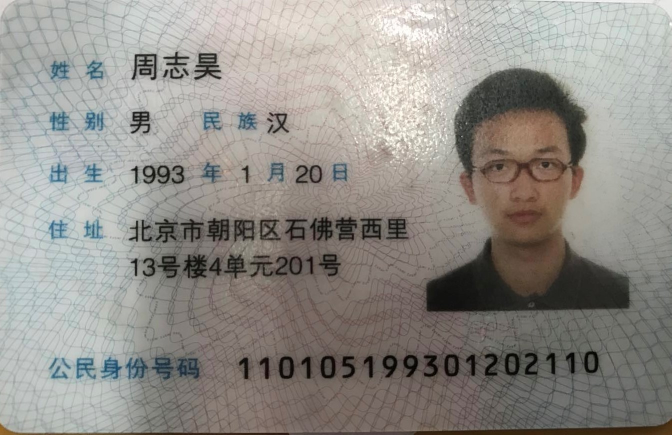
#> input picture ocr/img/IDCard002.jpg, 1343 x 869 px, found by its file name (shown at 1/2 size)
$ jupyter execute --allow-errors IdCardRecognition_Day.ipynb   (shell and % lines are left out)   (older library calls are emulated)
#> lines starting #> are read from the running program, lines starting #| are printed output that depends on the picture; after the words box and inside, x2 and y2 are one past the last pixel; in counts of white or black regions, pixels touching at a corner belong together
[cell 1]
from PIL import Image
import pytesseract
from matplotlib.pyplot import imshow
import numpy as np

[cell 2]
# img_s=Image.open("D:\\tmp\\IDCard001.png")
img_s=Image.open("D:\\tmp\\IDCard002.jpg")
#> img_s is the input picture: PIL image 1343x869 RGB; mean R, G, B 146, 142.7, 137.5
print(img_s.width,img_s.height)
#| 1343 869
imshow(np.asarray(img_s))

[cell 3]
img_resize=img_s.resize((214*5, 135*5),Image.ANTIALIAS)
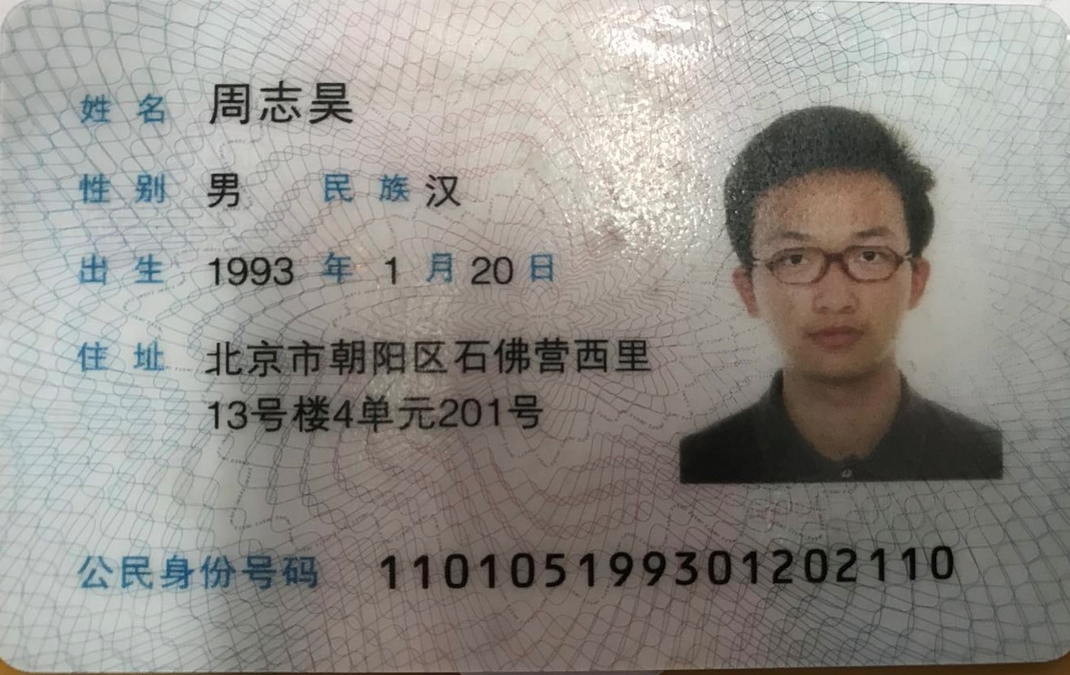
#> img_resize: PIL image 1070x675 RGB; mean R, G, B 146, 142.7, 137.5
imshow(np.asarray(img_resize))

[cell 4]
id_box=img_resize.copy()
id_box=(460,250,520,300)
id_region=img_resize.crop(id_box)
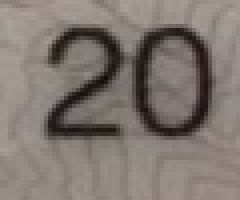
#> id_region: PIL image 60x50 RGB (shown 4 times larger); mean R, G, B 128, 118.6, 112.7
imshow(np.asarray(id_region))

[cell 5]
#scale_rate=1
#id_region_resize=id_region.resize((id_region.width*scale_rate,id_region.height*scale_rate),Image.ANTIALIAS)

[cell 6]
id_gray=id_region.convert("L")
imshow(np.asarray(id_gray))

[cell 7]
###########二值化算法
def binarizing(img,threshold):
#> called with threshold = 50
    pixdata = img.load()
    w, h = img.size
#> w = 60; h = 50
    for y in range(h):
        for x in range(w):
            if pixdata[x, y] < threshold:
                pixdata[x, y] = 0
            else:
                pixdata[x, y] = 255
    return img

[cell 8]
id_bin=binarizing(id_gray,50)
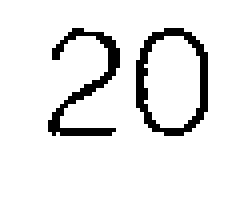
#> id_bin: PIL image 60x50 L (shown 4 times larger); 90.9% white; black in thin lines or dots, all inside (x1, y1, x2, y2) = (12, 7, 52, 34)
imshow(np.asarray(id_bin))

$ run again, with ocr/img/IDCard001.png saved as ocr/img/IDCard002.jpg
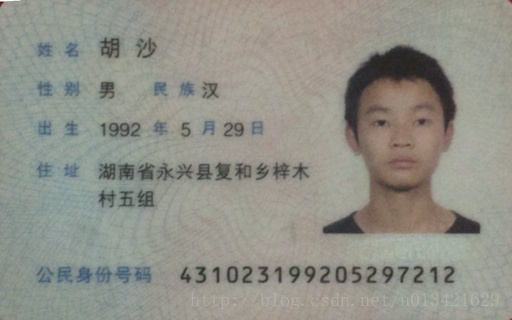
#> input picture ocr/img/IDCard001.png, 512 x 320 px, found by its file name
#> img_s is the input picture: PIL image 512x320 RGB; mean R, G, B 145.7, 145.4, 137.1
#| 512 320
#> `id_region=img_resize.crop(id_box)`:
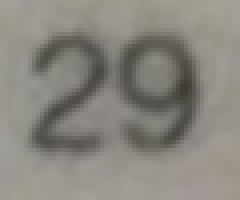
#> id_region: PIL image 60x50 RGB (shown 4 times larger); mean R, G, B 137.1, 134.3, 126.6
#> id_bin: PIL image 60x50 L; every value is 255

$ run again, with ocr/img/IDCard004.jpg copied over ocr/img/IDCard002.jpg
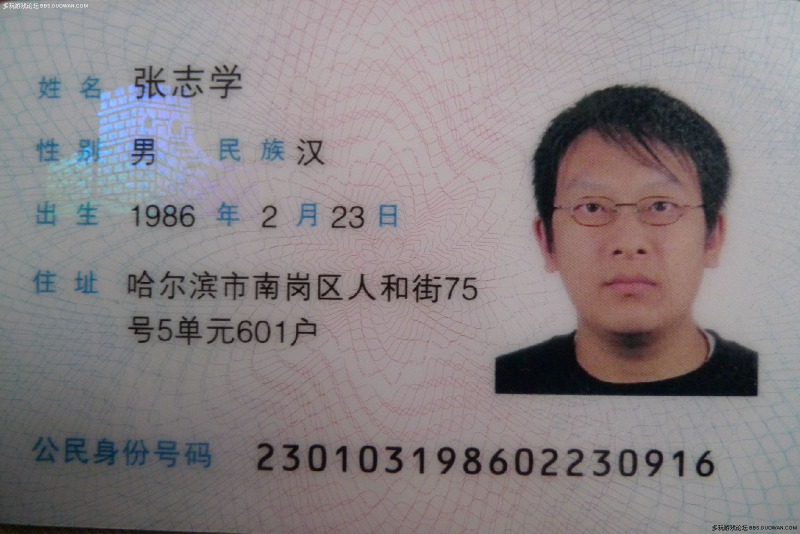
#> input picture ocr/img/IDCard004.jpg, 1600 x 1067 px, found by its file name (shown at 1/2 size)
#> img_s is the input picture: PIL image 1600x1067 RGB; mean R, G, B 137, 130.3, 132.8
#| 1600 1067
#> `img_resize=img_s.resize((214*5, 135*5),Image.ANTIALIAS)`:
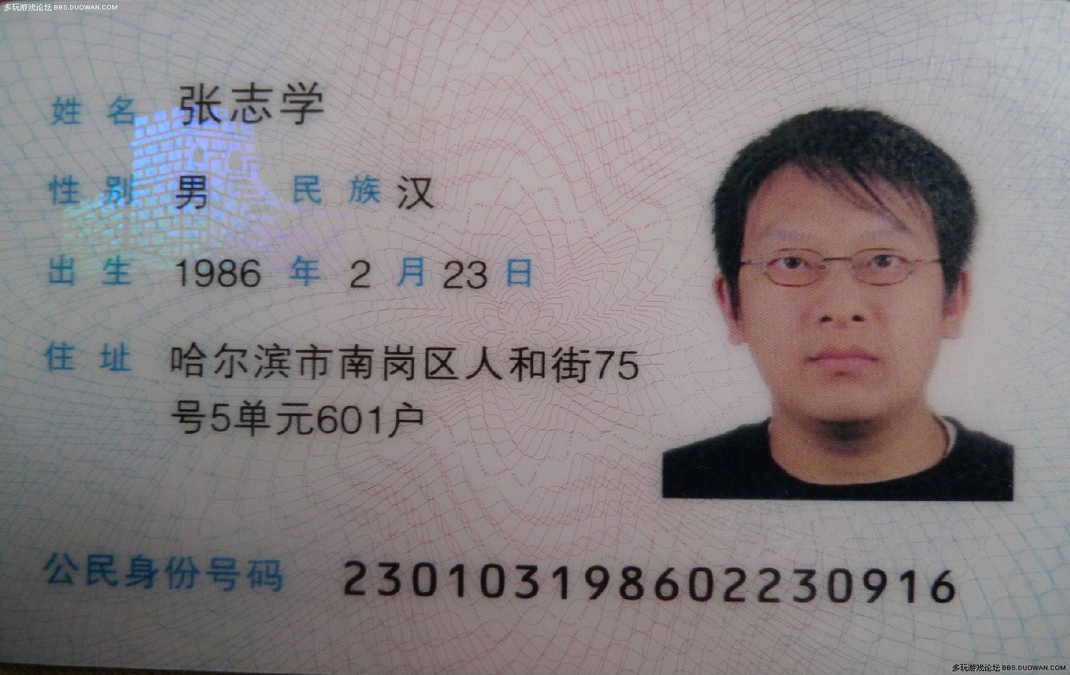
#> img_resize: PIL image 1070x675 RGB; mean R, G, B 137, 130.3, 132.8
#> `id_bin=binarizing(id_gray,50)`:
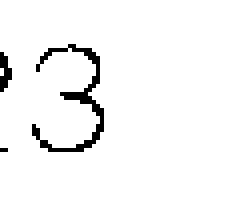
#> id_bin: PIL image 60x50 L (shown 4 times larger); 96% white; black in thin lines or dots, all inside (x1, y1, x2, y2) = (0, 11, 26, 38)
